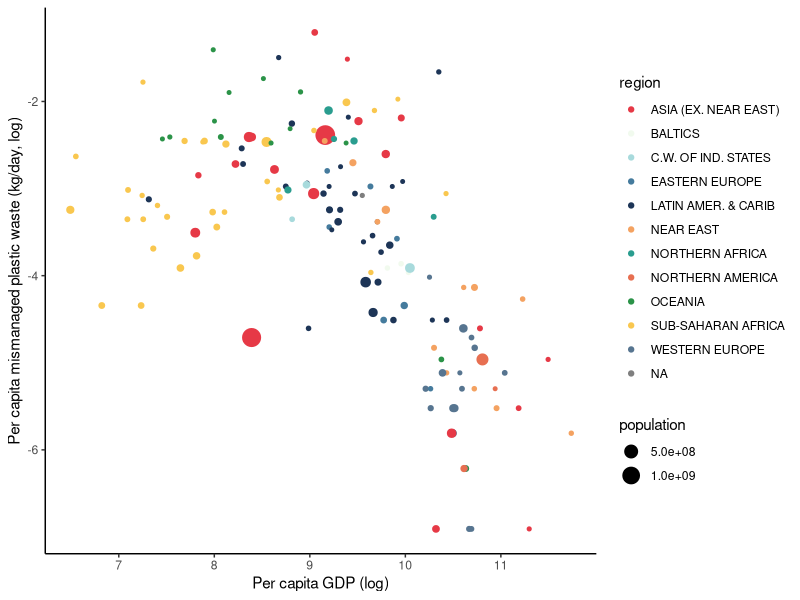
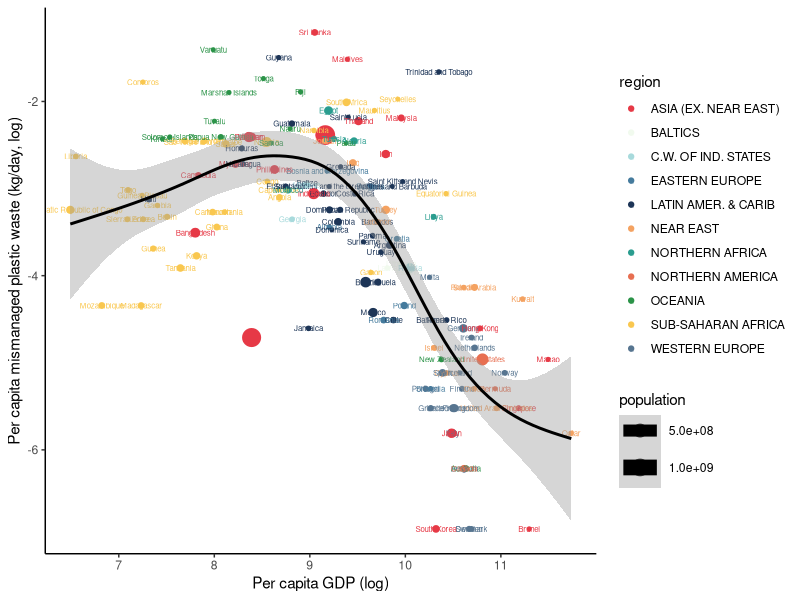

Write R code to recreate these figures, in order.
library(readr)
library(dplyr)
library(ggplot2)

plastic <- read_csv("data-plastic.csv")

# Step 1: Basic Scatterplot
p1 <- plastic |> 
  ggplot(aes(x = log(gdp), y = log(per_capita_mismanaged))) +
  geom_point()

# Step 2: Make the dots reflect country size and continent
p2 <- plastic |> 
  ggplot(aes(x = log(gdp), y = log(per_capita_mismanaged), 
             size = population, color = region)) +
  geom_point() 

# Step 3: Fix Labels, Add Theme, Change Color Palette
# store 11 colours in my color palette
my_colors <- c("#E63946", "#F1FAEE", "#A8DADC", 
               "#457B9D", "#1D3557", "#F4A261", 
               "#2A9D8F", "#E76F51", "#2B9348", 
               "#F9C74F", "#577590")

p3 <- p2 + labs(y = "Per capita mismanaged plastic waste (kg/day, log)", 
          x = "Per capita GDP (log)") + 
  theme_classic() + 
  scale_color_manual(values = my_colors)
p3

# Step 4: Add text labels for the countries and a smoother
# Filter out rows with missing or infinite values in the relevant variables
plastic_filtered <- plastic |> 
  filter(!is.infinite(gdp), !is.na(gdp),
         !is.infinite(per_capita_mismanaged), !is.na(per_capita_mismanaged),
         !is.na(population), !is.na(region))

# Create the plot using the filtered data
p4 <- plastic_filtered %>%
  ggplot(aes(x = log(gdp), y = log(per_capita_mismanaged), 
             size = population, color = region)) +
  geom_point() +
  labs(y = "Per capita mismanaged plastic waste (kg/day, log)", 
       x = "Per capita GDP (log)") +
  theme_classic() +
  scale_color_manual(values = my_colors) +
  geom_text(aes(label = country), size = 2) +
  geom_smooth(method = "gam", color = "black", se = TRUE) # Add a linear smoother with a confidence interval
p4


